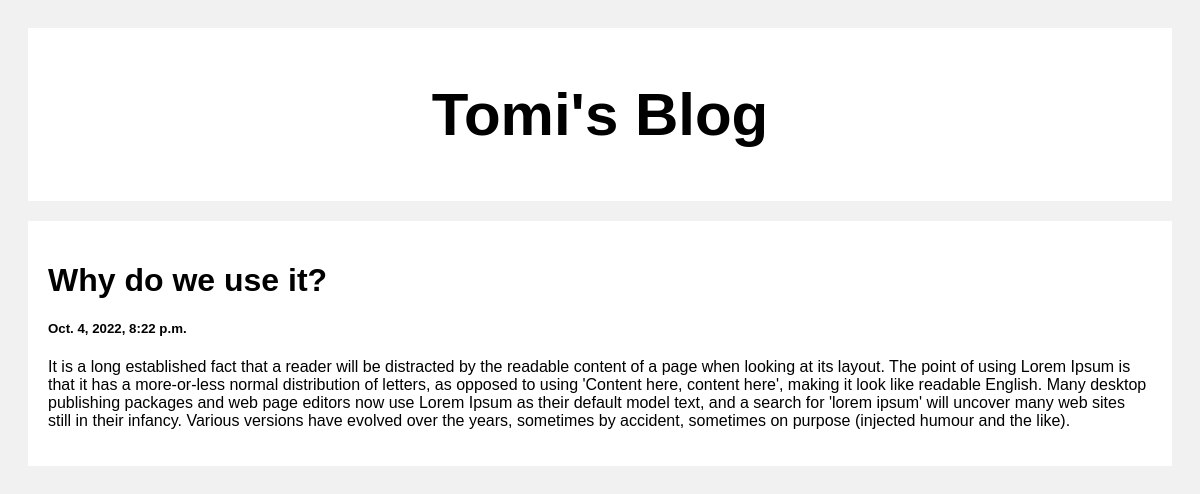
Screenshot of /post/2 with the database file from the repository.
### posts/models.py (models this page shows)
class Post(models.Model):
    title = models.CharField(max_length=100)
    body = models.CharField(max_length=10000)
    created_at = models.DateTimeField(default=datetime.now, blank=True)

### posts/views.py (the view)
# urls.py: path('post/<str:pk>', views.post, name='post')
def post(request, pk):
    posts = Post.objects.get(id=pk)
    return render(request, 'posts.html', {'posts':posts})

### templates/posts.html (shortened to what this page needs)
<!DOCTYPE html>
<html lang="en">
<head>
</head>
<body>
    <div class="header">
        <h2>Tomi's Blog</h2>
    </div>
    <div class="row">
        <div class="leftcolumn">
            <div class="card">
                <h1>{{posts.title}}</h1>
                <h5>{{posts.created_at}}</h5>
                <p>{{posts.body}}</p>
            </div>
        </div>
    </div>
</body>
</html>

### templates/posts.html (style rules this page uses)
* { box-sizing: border-box; }
body { font-family: Arial; padding: 20px; background: #f1f1f1; }
.header { padding: 2px; font-size: 40px; text-align: center; background: white; }
.leftcolumn { float: left; width: 100%; }
.card { background-color: white; padding: 20px; margin-top: 20px; }
.row:after { content: ""; display: table; clear: both; }

### rows the page displays
Post: title "Why do we use it?", created_at "Oct. 4, 2022, 8:22 p.m.", body "It is a long established fact that a reader will be distracted by the readable content of a page when looking at its layout. The point of using Lorem Ipsum is that it has a more-or-less normal distribution of letters, as opposed to using 'Content here, content here', making it look like readable English. Many desktop publishing packages and web page editors now use Lorem Ipsum as their default model text, and a search for 'lorem ipsum' will uncover many web sites still in their infancy. Various versions have evolved over the years, sometimes by accident, sometimes on purpose (injected humour and the like)."
